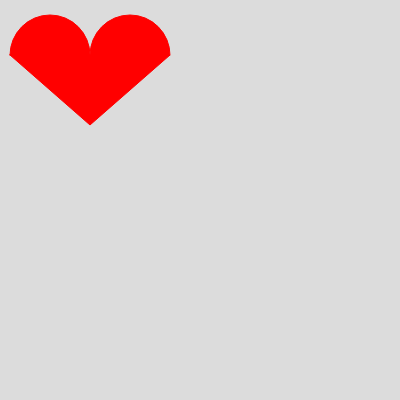
Frame 1 (no input)
Frame 60 (no input): identical to frame 1, image omitted
Frame 120 (the mouse pressed at the canvas centre since frame 60): identical to frame 1, image omitted

The p5.js sketch that drew this single still picture (run headless with seeded random() and noise() and a simulated clock; from frame 60 on, the mouse is pressed at the canvas centre):

// p5.js sketch
// ── sketch.js
function setup() {
  createCanvas(400, 400);
}

function draw() {
  background(220);
  fill(255, 0, 0);
  stroke(255, 0, 0);
  
  arc(50, 55, 80, 80,PI, 0)
  arc(130,55,80,80,PI,0)
  beginShape()
  vertex(10,55)
  vertex(90,125)
  vertex(170,55)
  endShape(CLOSE) //从arc到这这一坨都是，因为不是一个整体所以一起动会很困难，如果要画整体我明天给你sketch，主要是我一直没弄懂p5里面弧线怎么画呜呜
  
}
